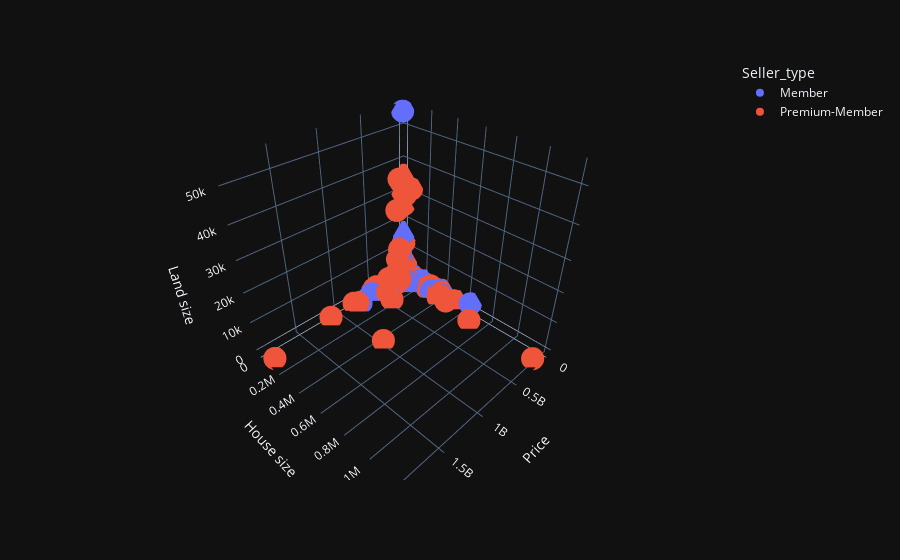

Here is the notebook cell this chart was saved with:
### Code cell
#interactve graph

px.scatter_3d(df,x="Price",y="House size",z="Land size",color="Seller_type")

### Figure 1 — Plotly figure (JSON) as saved in the notebook; plotly's stock layout.template omitted (floating-point values rounded to 4 significant figures; data arrays with more than 128 entries replaced by an {"elided": "..."} marker saying what was removed)
{"data": [{"hovertemplate": "Seller_type=Member<br>Price=%{x}<br>House size=%{y}<br>Land size=%{z}<extra></extra>", "legendgroup": "Member", "marker": {"color": "#636efa", "symbol": "circle"}, "mode": "markers", "name": "Member", "scene": "scene", "showlegend": true, "x": {"elided": "2175 float values"}, "y": {"elided": "2175 float values"}, "z": {"elided": "2175 float values"}, "type": "scatter3d"}, {"hovertemplate": "Seller_type=Premium-Member<br>Price=%{x}<br>House size=%{y}<br>Land size=%{z}<extra></extra>", "legendgroup": "Premium-Member", "marker": {"color": "#EF553B", "symbol": "circle"}, "mode": "markers", "name": "Premium-Member", "scene": "scene", "showlegend": true, "x": {"elided": "13152 float values"}, "y": {"elided": "13152 float values"}, "z": {"elided": "13152 float values"}, "type": "scatter3d"}], "layout": {"scene": {"domain": {"x": [0.0, 1.0], "y": [0.0, 1.0]}, "xaxis": {"title": {"text": "Price"}}, "yaxis": {"title": {"text": "House size"}}, "zaxis": {"title": {"text": "Land size"}}}, "legend": {"title": {"text": "Seller_type"}, "tracegroupgap": 0}, "margin": {"t": 60}}}
